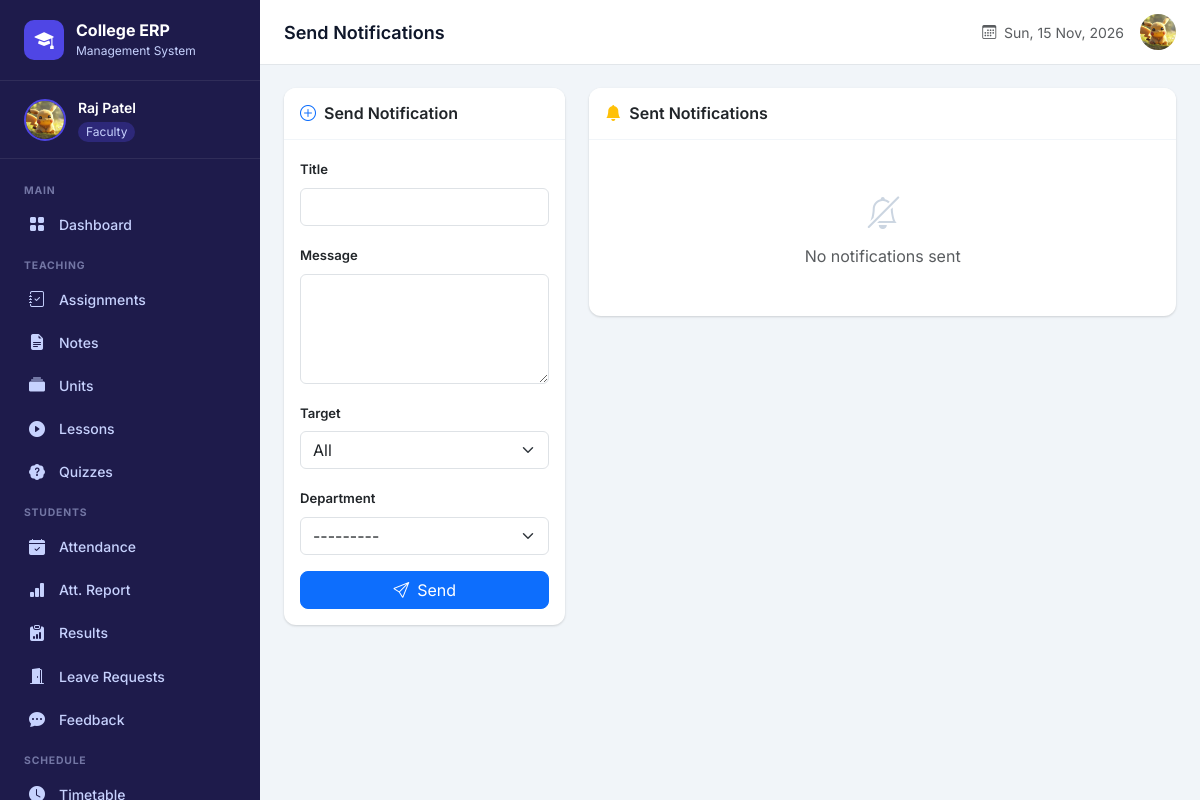
The page /faculty/notifications/ (signed in) on the database its author committed.
### faculty/models.py (models this page shows, shortened)
class Staff(models.Model):
    ROLE_CHOICES = (
         ('dean', 'Dean'),
        ('faculty', 'Faculty'),
        ('hod', 'Head of Department'),
    )
    GENDER_CHOICES = (
        ('male', 'Male'),
        ('female', 'Female'),
        ('other', 'Other'),
    )
    user = models.OneToOneField(User, on_delete=models.CASCADE, related_name='staff_profile')
    staff_id = models.CharField(max_length=20, unique=True)
    name = models.CharField(max_length=100)
    email = models.EmailField(unique=True)
    mobile= models.CharField(
        max_length=10,
        validators=[mobile_validator])
    gender = models.CharField(max_length=10, choices=GENDER_CHOICES, default='male')
    dob = models.DateField(null=True, blank=True)
    image = models.ImageField(upload_to='staff_images/', blank=True, null=True)
    role = models.CharField(max_length=20, choices=ROLE_CHOICES, default='faculty')
    department = models.ForeignKey(
        'account.Department', on_delete=models.SET_NULL,
        null=True, blank=True, related_name='staff_members'
    )
    qualification = models.CharField(max_length=200, blank=True)
    experience = models.CharField(max_length=200, blank=True)
    address = models.TextField(blank=True)
    joining_date = models.DateField(null=True, blank=True)
    is_active = models.BooleanField(default=True)
    created_at = models.DateTimeField(auto_now_add=True)
    class Meta:
        ordering = ['name']
        verbose_name = 'Staff'
        verbose_name_plural = 'Staff Members'

### faculty/views.py (the view)
    def wrapper(request, *args, **kwargs):
        if not request.user.is_authenticated:
            messages.warning(request, "Please log in.")
            return redirect('login')
        try:
            staff = request.user.staff_profile
            request.staff = staff
        except Staff.DoesNotExist:
            if request.user.is_superuser:
                request.staff = None
            else:
                messages.error(request, "Faculty access required.")
                return redirect('login')
        return view_func(request, *args, **kwargs)

### faculty/forms.py
class NotificationForm(forms.ModelForm):
    class Meta:
        model = Notification
        fields = ['title', 'message', 'target', 'department']
        widgets = {
            'title': forms.TextInput(attrs={'class': 'form-control'}),
            'message': forms.Textarea(attrs={'class': 'form-control', 'rows': 4}),
            'target': forms.Select(attrs={'class': 'form-select'}),
            'department': forms.Select(attrs={'class': 'form-select'}),
        }

### account/models.py (called while the page is built)
    def __str__(self):
        return self.name

### faculty/views.py (called while the page is built)
def faculty_required(view_func):
    def wrapper(request, *args, **kwargs):
        if not request.user.is_authenticated:
            messages.warning(request, "Please log in.")
            return redirect('login')
        try:
            staff = request.user.staff_profile
            request.staff = staff
        except Staff.DoesNotExist:
            if request.user.is_superuser:
                request.staff = None
            else:
                messages.error(request, "Faculty access required.")
                return redirect('login')
        return view_func(request, *args, **kwargs)
    wrapper.__name__ = view_func.__name__
    return wrapper

def get_staff(request):
    try:
        return request.user.staff_profile
    except (Staff.DoesNotExist, AttributeError):
        return None

@faculty_required
def faculty_notifications(request):
    staff = get_staff(request)
    form = NotificationForm(request.POST or None)
    notifications = Notification.objects.filter(created_by=staff).order_by('-created_at') if staff else []
    if request.method == 'POST' and form.is_valid():
        notif = form.save(commit=False)
        notif.created_by = staff
        notif.save()
        messages.success(request, "Notification sent.")
        return redirect('faculty_notifications')
    return render(request, 'faculty/notifications.html', {
        'form': form, 'notifications': notifications, 'staff': staff
    })

### templates/faculty/notifications.html (shortened to what this page needs)
{% extends "faculty/base_faculty.html" %}
{% block page_title %}Send Notifications{% endblock %}
{% block content %}
<div class="row g-4">
  <div class="col-lg-4">
    <div class="card">
      <div class="card-header py-3"><h6 class="mb-0 fw-semibold"><i class="bi bi-plus-circle text-primary me-2"></i>Send Notification</h6></div>
      <div class="card-body">
        <form method="POST">{% csrf_token %}
          {% for field in form %}<div class="mb-3"><label class="form-label fw-semibold" style="font-size:.82rem">{{ field.label }}</label>{{ field }}</div>{% endfor %}
          <button type="submit" class="btn btn-primary w-100 rounded-3"><i class="bi bi-send me-2"></i>Send</button>
        </form>
      </div>
    </div>
  </div>
  <div class="col-lg-8">
    <div class="card">
      <div class="card-header py-3"><h6 class="mb-0 fw-semibold"><i class="bi bi-bell-fill text-warning me-2"></i>Sent Notifications</h6></div>
      <div class="card-body p-0">
        {% for n in notifications %}<div class="p-3 border-bottom"><div class="fw-semibold" style="font-size:.875rem">{{ n.title }}</div><div class="text-muted" style="font-size:.8rem">{{ n.message|truncatechars:100 }}</div><div class="mt-1"><span class="badge bg-light text-dark">{{ n.get_target_display }}</span><span class="text-muted ms-2" style="font-size:.75rem">{{ n.created_at|date:"d M Y" }}</span></div></div>{% empty %}<div class="text-center py-5 text-muted"><i class="bi bi-bell-slash" style="font-size:2rem;color:#cbd5e1"></i><div class="mt-2">No notifications sent</div></div>{% endfor %}
      </div>
    </div>
  </div>
</div>
{% endblock %}

### templates/faculty/base_faculty.html (shortened to what this page needs)
{% extends "base/layout.html" %}
{% block sidebar_user %}
  {% if staff %}
    {% if staff.image %}
      <img src="{{ staff.image.url }}" alt="{{ staff.name }}"/>
    {% else %}
      <div class="user-avatar-placeholder">{{ staff.name|first|upper }}</div>
    {% endif %}
    <div class="user-info">
      <div class="user-name">{{ staff.name }}</div>
      <span class="user-role">{{ staff.get_role_display }}</span>
    </div>
  {% endif %}
{% endblock %}
{% block sidebar_nav %}
  <div class="sidebar-section-label">Main</div>
  <a href="{% url 'faculty_dashboard' %}"><i class="bi bi-grid-fill"></i> Dashboard</a>
  <div class="sidebar-section-label">Teaching</div>
  <a href="{% url 'faculty_assignments' %}"><i class="bi bi-journal-check"></i> Assignments</a>
  <a href="{% url 'faculty_notes' %}"><i class="bi bi-file-earmark-text-fill"></i> Notes</a>
  <a href="{% url 'faculty_units' %}"><i class="bi bi-collection-fill"></i> Units</a>
  <a href="{% url 'faculty_lessons' %}"><i class="bi bi-play-circle-fill"></i> Lessons</a>
  <a href="{% url 'faculty_quizzes' %}"><i class="bi bi-patch-question-fill"></i> Quizzes</a>
  <div class="sidebar-section-label">Students</div>
  <a href="{% url 'faculty_attendance' %}"><i class="bi bi-calendar-check-fill"></i> Attendance</a>
  <a href="{% url 'attendance_report' %}"><i class="bi bi-bar-chart-fill"></i> Att. Report</a>
  <a href="{% url 'faculty_results' %}"><i class="bi bi-clipboard-data-fill"></i> Results</a>
  <a href="{% url 'faculty_leave_requests' %}"><i class="bi bi-door-open-fill"></i> Leave Requests</a>
  <a href="{% url 'faculty_feedback' %}"><i class="bi bi-chat-dots-fill"></i> Feedback</a>
  <div class="sidebar-section-label">Schedule</div>
  <a href="{% url 'faculty_timetable' %}"><i class="bi bi-clock-fill"></i> Timetable</a>
{% endblock %}
{% block topbar_right %}
  {% if staff and staff.image %}
    <img src="{{ staff.image.url }}" class="topbar-avatar" alt="{{ staff.name }}"/>
  {% elif staff %}
    <div style="width:36px;height:36px;background:#4f46e5;border-radius:50%;display:flex;align-items:center;justify-content:center;color:white;font-weight:600">
      {{ staff.name|first|upper }}
    </div>
  {% endif %}
{% endblock %}

### templates/base/layout.html (style rules this page uses)
:root { --sidebar-width: 260px; --topbar-height: 64px; --primary: #4f46e5; --primary-dark: #3730a3; --sidebar-bg: #1e1b4b; --sidebar-hover: #312e81; --sidebar-text: #c7d2fe; --sidebar-active: #4f46e5; --card-shadow: 0 1px 3px rgba(0,0,0,.1), 0 1px 2px rgba(0,0,0,.06); }
* { font-family: 'Inter', sans-serif; }
body { background: #f1f5f9; min-height: 100vh; }
.sidebar-user img { width: 42px; height: 42px; border-radius: 50%; object-fit: cover; border: 2px solid var(--primary); }
.sidebar-user .user-info .user-name { color: white; font-weight: 600; font-size: .875rem; }
.sidebar-user .user-info .user-role { color: var(--sidebar-text); font-size: .75rem; background: rgba(79,70,229,.3); padding: 1px 8px; border-radius: 20px; display: inline-block; margin-top: 2px; }
.sidebar-section-label { color: rgba(199,210,254,.5); font-size: .65rem; font-weight: 700; text-transform: uppercase; letter-spacing: .08em; padding: .75rem 1.5rem .25rem; }
.sidebar-nav a { display: flex; align-items: center; gap: .75rem; padding: .6rem 1.5rem; color: var(--sidebar-text); text-decoration: none; font-size: .875rem; font-weight: 500; transition: all .15s; border-left: 3px solid transparent; }
.sidebar-nav a i { font-size: 1rem; width: 20px; text-align: center; }
.topbar .topbar-avatar { width: 36px; height: 36px; border-radius: 50%; object-fit: cover; cursor: pointer; }
.card { border: none; box-shadow: var(--card-shadow); border-radius: 12px; }
.card-header { background: white; border-bottom: 1px solid #f1f5f9; border-radius: 12px 12px 0 0 !important; }

### rows shown on the page
Staff: image (picture), name "Raj Patel", role "Faculty"

### other values the page prints
{{ field.label }} "Title" "Message" "Target" "Department"
